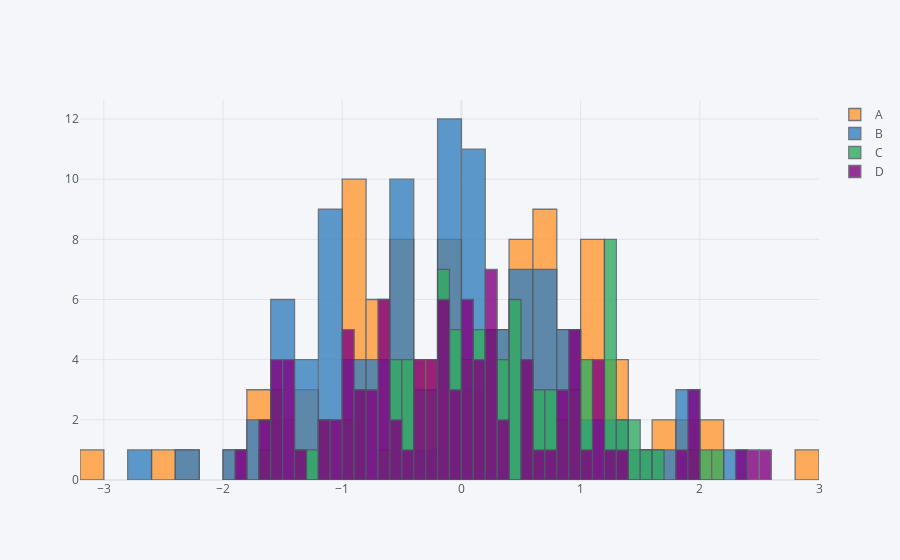

Notebook code for this chart:
### Code cell
# Histogram Plot
df.iplot(kind='hist',bins=50)
